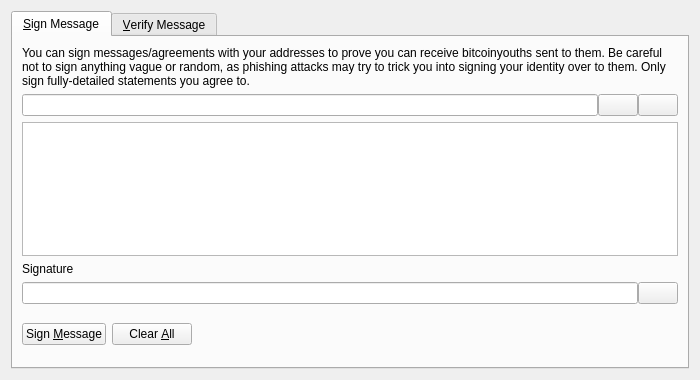
<?xml version="1.0" encoding="UTF-8"?>
<ui version="4.0">
 <class>SignVerifyMessageDialog</class>
 <widget class="QDialog" name="SignVerifyMessageDialog">
  <property name="geometry">
   <rect>
    <x>0</x>
    <y>0</y>
    <width>700</width>
    <height>380</height>
   </rect>
  </property>
  <property name="windowTitle">
   <string>Signatures - Sign / Verify a Message</string>
  </property>
  <property name="modal">
   <bool>true</bool>
  </property>
  <layout class="QVBoxLayout" name="verticalLayout">
   <item>
    <widget class="QTabWidget" name="tabWidget">
     <property name="currentIndex">
      <number>0</number>
     </property>
     <widget class="QWidget" name="tabSignMessage">
      <attribute name="title">
       <string>&amp;Sign Message</string>
      </attribute>
      <layout class="QVBoxLayout" name="verticalLayout_SM">
       <item>
        <widget class="QLabel" name="infoLabel_SM">
         <property name="text">
          <string>You can sign messages/agreements with your addresses to prove you can receive bitcoinyouths sent to them. Be careful not to sign anything vague or random, as phishing attacks may try to trick you into signing your identity over to them. Only sign fully-detailed statements you agree to.</string>
         </property>
         <property name="textFormat">
          <enum>Qt::PlainText</enum>
         </property>
         <property name="wordWrap">
          <bool>true</bool>
         </property>
        </widget>
       </item>
       <item>
        <layout class="QHBoxLayout" name="horizontalLayout_1_SM">
         <property name="spacing">
          <number>0</number>
         </property>
         <item>
          <widget class="QValidatedLineEdit" name="addressIn_SM">
           <property name="toolTip">
            <string>The Bitcoin Youth address to sign the message with</string>
           </property>
          </widget>
         </item>
         <item>
          <widget class="QPushButton" name="addressBookButton_SM">
           <property name="toolTip">
            <string>Choose previously used address</string>
           </property>
           <property name="text">
            <string/>
           </property>
           <property name="icon">
            <iconset resource="../bitcoin.qrc">
             <normaloff>:/icons/address-book</normaloff>:/icons/address-book</iconset>
           </property>
           <property name="shortcut">
            <string>Alt+A</string>
           </property>
           <property name="autoDefault">
            <bool>false</bool>
           </property>
          </widget>
         </item>
         <item>
          <widget class="QPushButton" name="pasteButton_SM">
           <property name="toolTip">
            <string>Paste address from clipboard</string>
           </property>
           <property name="text">
            <string/>
           </property>
           <property name="icon">
            <iconset resource="../bitcoin.qrc">
             <normaloff>:/icons/editpaste</normaloff>:/icons/editpaste</iconset>
           </property>
           <property name="shortcut">
            <string>Alt+P</string>
           </property>
           <property name="autoDefault">
            <bool>false</bool>
           </property>
          </widget>
         </item>
        </layout>
       </item>
       <item>
        <widget class="QPlainTextEdit" name="messageIn_SM">
         <property name="toolTip">
          <string>Enter the message you want to sign here</string>
         </property>
        </widget>
       </item>
       <item>
        <widget class="QLabel" name="signatureLabel_SM">
         <property name="text">
          <string>Signature</string>
         </property>
         <property name="textFormat">
          <enum>Qt::PlainText</enum>
         </property>
        </widget>
       </item>
       <item>
        <layout class="QHBoxLayout" name="horizontalLayout_2_SM">
         <property name="spacing">
          <number>0</number>
         </property>
         <item>
          <widget class="QLineEdit" name="signatureOut_SM">
           <property name="font">
            <font>
             <italic>true</italic>
            </font>
           </property>
           <property name="readOnly">
            <bool>true</bool>
           </property>
          </widget>
         </item>
         <item>
          <widget class="QPushButton" name="copySignatureButton_SM">
           <property name="toolTip">
            <string>Copy the current signature to the system clipboard</string>
           </property>
           <property name="text">
            <string/>
           </property>
           <property name="icon">
            <iconset resource="../bitcoin.qrc">
             <normaloff>:/icons/editcopy</normaloff>:/icons/editcopy</iconset>
           </property>
           <property name="autoDefault">
            <bool>false</bool>
           </property>
          </widget>
         </item>
        </layout>
       </item>
       <item>
        <layout class="QHBoxLayout" name="horizontalLayout_3_SM">
         <item>
          <widget class="QPushButton" name="signMessageButton_SM">
           <property name="toolTip">
            <string>Sign the message to prove you own this Bitcoin address</string>
           </property>
           <property name="text">
            <string>Sign &amp;Message</string>
           </property>
           <property name="icon">
            <iconset resource="../bitcoin.qrc">
             <normaloff>:/icons/edit</normaloff>:/icons/edit</iconset>
           </property>
           <property name="autoDefault">
            <bool>false</bool>
           </property>
          </widget>
         </item>
         <item>
          <widget class="QPushButton" name="clearButton_SM">
           <property name="toolTip">
            <string>Reset all sign message fields</string>
           </property>
           <property name="text">
            <string>Clear &amp;All</string>
           </property>
           <property name="icon">
            <iconset resource="../bitcoin.qrc">
             <normaloff>:/icons/remove</normaloff>:/icons/remove</iconset>
           </property>
           <property name="autoDefault">
            <bool>false</bool>
           </property>
          </widget>
         </item>
         <item>
          <spacer name="horizontalSpacer_1_SM">
           <property name="orientation">
            <enum>Qt::Horizontal</enum>
           </property>
           <property name="sizeHint" stdset="0">
            <size>
             <width>40</width>
             <height>48</height>
            </size>
           </property>
          </spacer>
         </item>
         <item>
          <widget class="QLabel" name="statusLabel_SM">
           <property name="font">
            <font>
             <weight>75</weight>
             <bold>true</bold>
            </font>
           </property>
           <property name="text">
            <string/>
           </property>
           <property name="wordWrap">
            <bool>true</bool>
           </property>
          </widget>
         </item>
         <item>
          <spacer name="horizontalSpacer_2_SM">
           <property name="orientation">
            <enum>Qt::Horizontal</enum>
           </property>
           <property name="sizeHint" stdset="0">
            <size>
             <width>40</width>
             <height>48</height>
            </size>
           </property>
          </spacer>
         </item>
        </layout>
       </item>
      </layout>
     </widget>
     <widget class="QWidget" name="tabVerifyMessage">
      <attribute name="title">
       <string>&amp;Verify Message</string>
      </attribute>
      <layout class="QVBoxLayout" name="verticalLayout_VM">
       <item>
        <widget class="QLabel" name="infoLabel_VM">
         <property name="text">
          <string>Enter the receiver's address, message (ensure you copy line breaks, spaces, tabs, etc. exactly) and signature below to verify the message. Be careful not to read more into the signature than what is in the signed message itself, to avoid being tricked by a man-in-the-middle attack. Note that this only proves the signing party receives with the address, it cannot prove sendership of any transaction!</string>
         </property>
         <property name="textFormat">
          <enum>Qt::PlainText</enum>
         </property>
         <property name="alignment">
          <set>Qt::AlignLeading|Qt::AlignLeft|Qt::AlignTop</set>
         </property>
         <property name="wordWrap">
          <bool>true</bool>
         </property>
        </widget>
       </item>
       <item>
        <layout class="QHBoxLayout" name="horizontalLayout_1_VM">
         <property name="spacing">
          <number>0</number>
         </property>
         <item>
          <widget class="QValidatedLineEdit" name="addressIn_VM">
           <property name="toolTip">
            <string>The Bitcoin address the message was signed with</string>
           </property>
          </widget>
         </item>
         <item>
          <widget class="QPushButton" name="addressBookButton_VM">
           <property name="toolTip">
            <string>Choose previously used address</string>
           </property>
           <property name="text">
            <string/>
           </property>
           <property name="icon">
            <iconset resource="../bitcoin.qrc">
             <normaloff>:/icons/address-book</normaloff>:/icons/address-book</iconset>
           </property>
           <property name="shortcut">
            <string>Alt+A</string>
           </property>
           <property name="autoDefault">
            <bool>false</bool>
           </property>
          </widget>
         </item>
        </layout>
       </item>
       <item>
        <widget class="QPlainTextEdit" name="messageIn_VM"/>
       </item>
       <item>
        <widget class="QValidatedLineEdit" name="signatureIn_VM"/>
       </item>
       <item>
        <layout class="QHBoxLayout" name="horizontalLayout_2_VM">
         <item>
          <widget class="QPushButton" name="verifyMessageButton_VM">
           <property name="toolTip">
            <string>Verify the message to ensure it was signed with the specified Bitcoin address</string>
           </property>
           <property name="text">
            <string>Verify &amp;Message</string>
           </property>
           <property name="icon">
            <iconset resource="../bitcoin.qrc">
             <normaloff>:/icons/transaction_0</normaloff>:/icons/transaction_0</iconset>
           </property>
           <property name="autoDefault">
            <bool>false</bool>
           </property>
          </widget>
         </item>
         <item>
          <widget class="QPushButton" name="clearButton_VM">
           <property name="toolTip">
            <string>Reset all verify message fields</string>
           </property>
           <property name="text">
            <string>Clear &amp;All</string>
           </property>
           <property name="icon">
            <iconset resource="../bitcoin.qrc">
             <normaloff>:/icons/remove</normaloff>:/icons/remove</iconset>
           </property>
           <property name="autoDefault">
            <bool>false</bool>
           </property>
          </widget>
         </item>
         <item>
          <spacer name="horizontalSpacer_1_VM">
           <property name="orientation">
            <enum>Qt::Horizontal</enum>
           </property>
           <property name="sizeHint" stdset="0">
            <size>
             <width>40</width>
             <height>48</height>
            </size>
           </property>
          </spacer>
         </item>
         <item>
          <widget class="QLabel" name="statusLabel_VM">
           <property name="font">
            <font>
             <weight>75</weight>
             <bold>true</bold>
            </font>
           </property>
           <property name="text">
            <string/>
           </property>
           <property name="wordWrap">
            <bool>true</bool>
           </property>
          </widget>
         </item>
         <item>
          <spacer name="horizontalSpacer_2_VM">
           <property name="orientation">
            <enum>Qt::Horizontal</enum>
           </property>
           <property name="sizeHint" stdset="0">
            <size>
             <width>40</width>
             <height>48</height>
            </size>
           </property>
          </spacer>
         </item>
        </layout>
       </item>
      </layout>
     </widget>
    </widget>
   </item>
  </layout>
 </widget>
 <customwidgets>
  <customwidget>
   <class>QValidatedLineEdit</class>
   <extends>QLineEdit</extends>
   <header>qt/qvalidatedlineedit.h</header>
  </customwidget>
 </customwidgets>
 <resources>
  <include location="../bitcoin.qrc"/>
 </resources>
 <connections/>
</ui>
